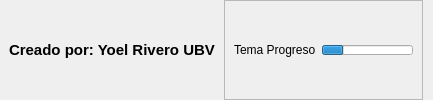
        <widget class="QWidget" name="pieContenedor" native="true">
         <layout class="QHBoxLayout" name="horizontalLayout_10">
          <property name="spacing">
           <number>0</number>
          </property>
          <property name="leftMargin">
           <number>0</number>
          </property>
          <property name="topMargin">
           <number>0</number>
          </property>
          <property name="rightMargin">
           <number>0</number>
          </property>
          <property name="bottomMargin">
           <number>0</number>
          </property>
          <item alignment="Qt::AlignLeft">
           <widget class="QFrame" name="frame_12">
            <property name="frameShape">
             <enum>QFrame::NoFrame</enum>
            </property>
            <layout class="QHBoxLayout" name="horizontalLayout_11">
             <item>
              <widget class="QLabel" name="label_18">
               <property name="font">
                <font>
                 <pointsize>11</pointsize>
                 <weight>75</weight>
                 <bold>true</bold>
                </font>
               </property>
               <property name="text">
                <string>Creado por: Yoel Rivero UBV</string>
               </property>
              </widget>
             </item>
            </layout>
           </widget>
          </item>
          <item alignment="Qt::AlignHCenter">
           <widget class="QFrame" name="frame_16">
            <property name="frameShape">
             <enum>QFrame::StyledPanel</enum>
            </property>
            <property name="frameShadow">
             <enum>QFrame::Raised</enum>
            </property>
            <layout class="QHBoxLayout" name="horizontalLayout_16">
             <item>
              <widget class="QLabel" name="label_2">
               <property name="text">
                <string>Tema Progreso</string>
               </property>
              </widget>
             </item>
             <item>
              <widget class="QProgressBar" name="temaProgreso">
               <property name="maximumSize">
                <size>
                 <width>16777215</width>
                 <height>10</height>
                </size>
               </property>
               <property name="value">
                <number>24</number>
               </property>
               <property name="textVisible">
                <bool>false</bool>
               </property>
              </widget>
             </item>
            </layout>
           </widget>
          </item>
          <item alignment="Qt::AlignBottom">
           <widget class="QFrame" name="dimensionBarra">
            <property name="minimumSize">
             <size>
              <width>10</width>
              <height>10</height>
             </size>
            </property>
            <property name="maximumSize">
             <size>
              <width>10</width>
              <height>10</height>
             </size>
            </property>
            <property name="frameShape">
             <enum>QFrame::NoFrame</enum>
            </property>
           </widget>
          </item>
         </layout>
        </widget>
